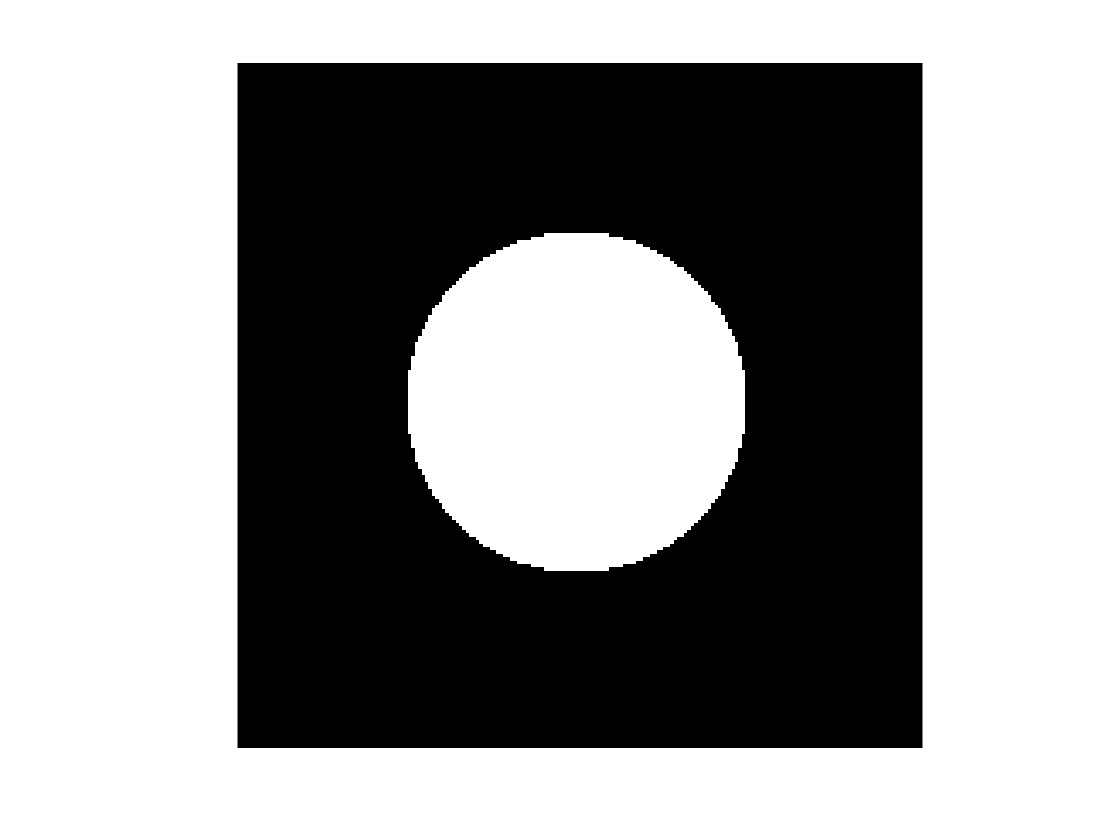
#> input picture HW1/circle.png, 1120 x 840 px
$ jupyter execute HW1_Q4.ipynb
#> lines starting #> are read from the running program, lines starting #| are printed output that depends on the picture
[cell 1]
import numpy as np
import matplotlib.pyplot as plt
from PIL import Image
from sklearn.feature_extraction.image import extract_patches_2d

def PCA(X, d):
    '''
    Inputs:
        X: (p, n) p is #features, n is #data points
        d: number of principal components to keep
    Outputs:
        V: (p, d)
        X_reduced: (d, n)
    '''
#> called with X = array of shape (25, 5000), d = 3
    X_bar = X - X.mean(axis = 1, keepdims = True)
    U, s, V = np.linalg.svd(X_bar)
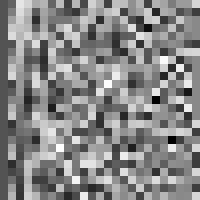
#> U: shape (25, 25) float64 (shown 8 times larger); min -0.518, max 0.447, mean -0.00797; drawn with min black and max white
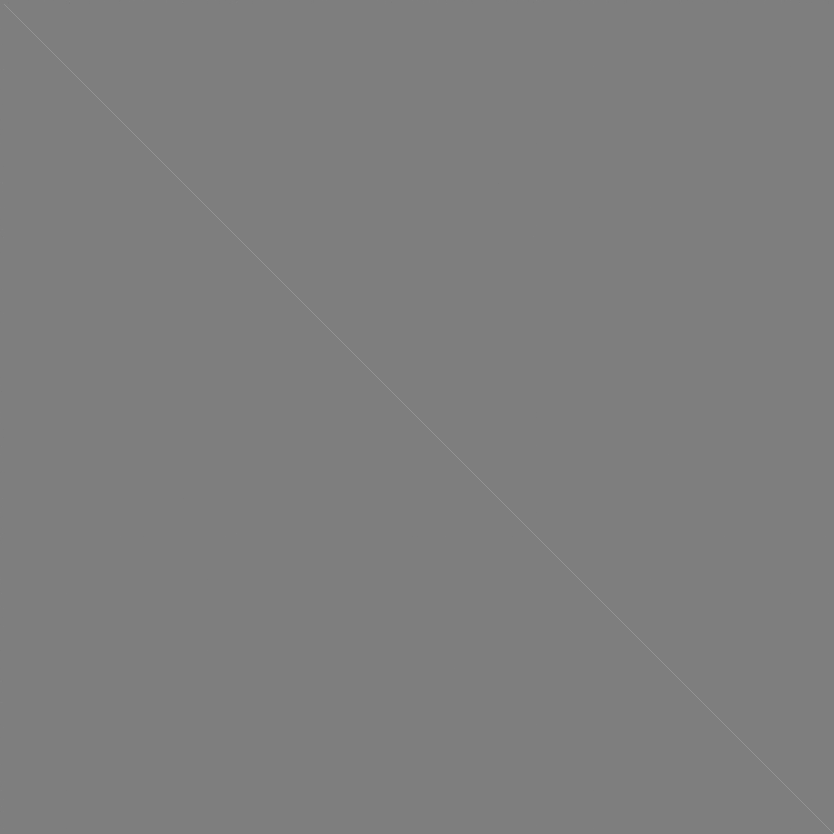
#> V: shape (5000, 5000) float64 (shown at 1/6 size); min -0.986, max 1, mean 0.000199; drawn with min black and max white
#> s = 25 values, max 44066.4 at index 0, min 5.74e-11 at index 24, mean 2423
    X_reduced = U[:, :d].T @ X_bar
    return U[:, :d], X_reduced, s, V


img = Image.open("circle.png").convert("L")
img_array = np.array(img)
patches = extract_patches_2d(img_array, (5, 5), max_patches = 5000).reshape(-1, 25).T
pca_directions, pca_components, _, _ = PCA(patches, 3)
#> pca_directions = 25 rows, first 8: [-0.199, -0.144, 0.347], [-0.2, -0.0396, 0.318], [-0.2, 0.0971, 0.269], [-0.2, 0.241, 0.217], [-0.199, 0.32, 0.17], [-0.2, -0.198, 0.235], [-0.2, -0.0858, 0.213], [-0.201, 0.0596, 0.154]

print("PCA components:")
fig = plt.figure()
ax = fig.add_subplot(111, projection='3d', aspect='equal')
ax.scatter(pca_components[0,:], pca_components[1,:], pca_components[2,:])
ax.set_xlabel('1st component')
ax.set_ylabel('2nd component')
ax.set_zlabel('3rd component')
ax.title.set_text('PCA Components')
plt.savefig("Q_4_PCA_components.png")
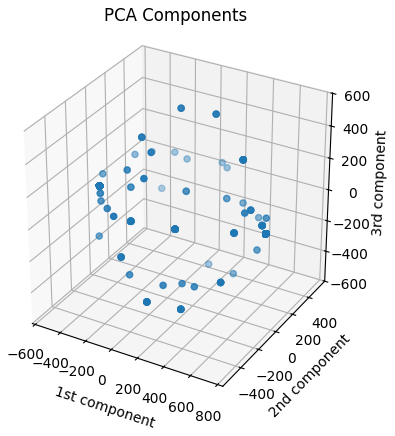
#> figure drawn by matplotlib, 1 panel
plt.show()
print("PCA directions:")
plt.figure(figsize=(8, 3))
plt.subplot(1, 3, 1)
plt.imshow(pca_directions[:, 0].reshape(5, 5), cmap = "gray")
plt.title("1st PCA direction")
plt.subplot(1, 3, 2)
plt.imshow(pca_directions[:, 1].reshape(5, 5), cmap = "gray")
plt.title("2nd PCA direction")
plt.subplot(1, 3, 3)
plt.imshow(pca_directions[:, 2].reshape(5, 5), cmap = "gray")
plt.title("3rd PCA direction")
plt.tight_layout()
plt.savefig("Q_4_PCA_directions.png")
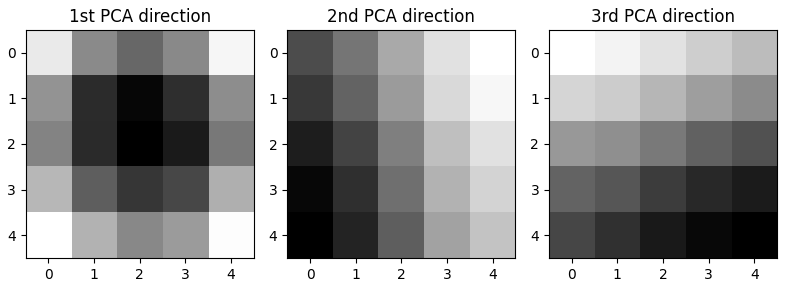
#> figure drawn by matplotlib, 3 panels
plt.show()

$ run again, with HW1/Q5_error.png copied over HW1/circle.png
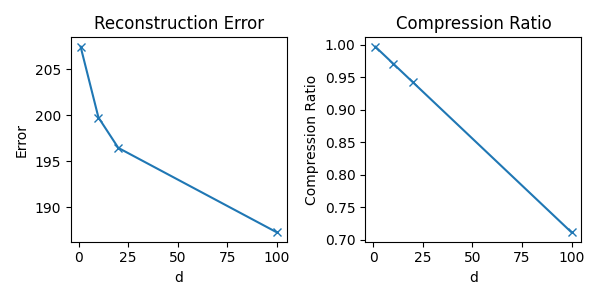
#> input picture HW1/Q5_error.png, 600 x 300 px
#> in PCA, `U, s, V = np.linalg.svd(X_bar)`:
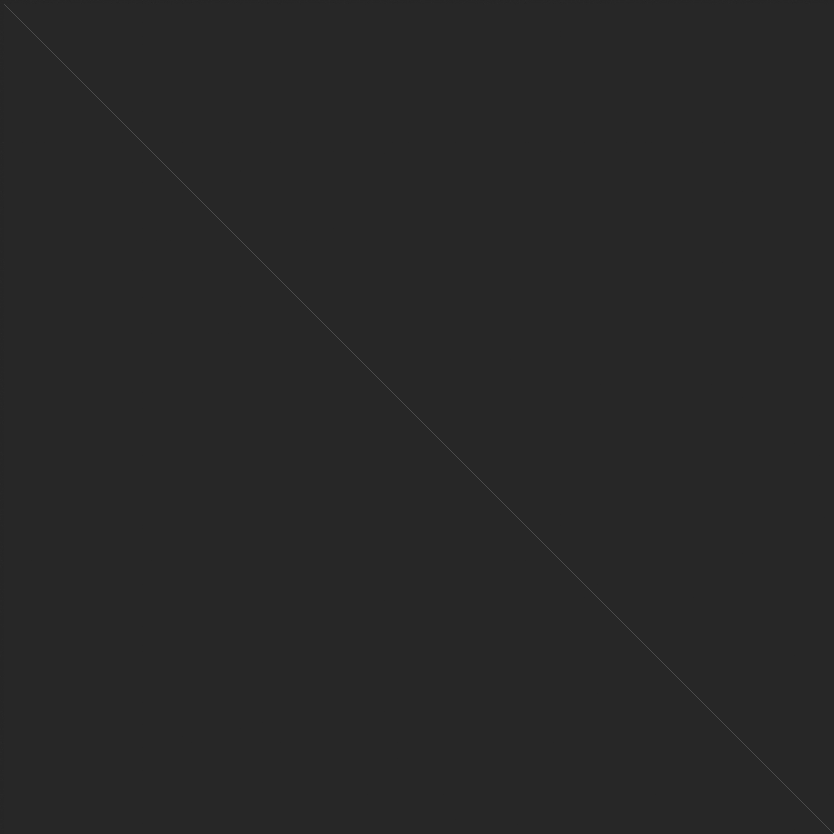
#> V: shape (5000, 5000) float64 (shown at 1/6 size); min -0.181, max 1, mean 0.000199; drawn with min black and max white
#> s = 25 values, max 7791.2 at index 0, min 394.7 at index 24, mean 2270.6
#> pca_directions = 25 rows, first 8: [-0.177, 0.00416, 0.338], [-0.2, 0.000851, 0.341], [-0.207, 0.18, 0.184], [-0.208, 0.347, 0.0838], [-0.173, 0.324, 0.205], [-0.201, -0.107, 0.276], [-0.218, -0.117, 0.257], [-0.221, 0.075, 0.0768]
#> `plt.savefig("Q_4_PCA_directions.png")`:
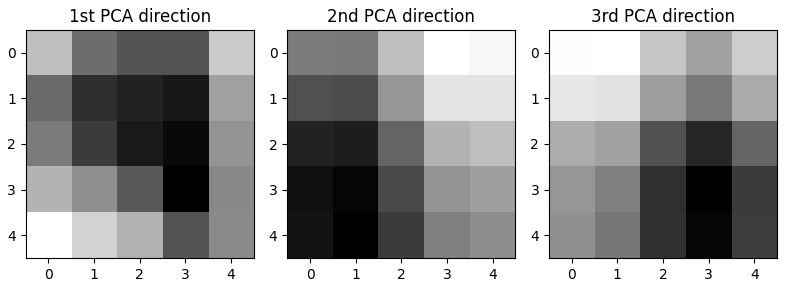
#> figure drawn by matplotlib, 3 panels
